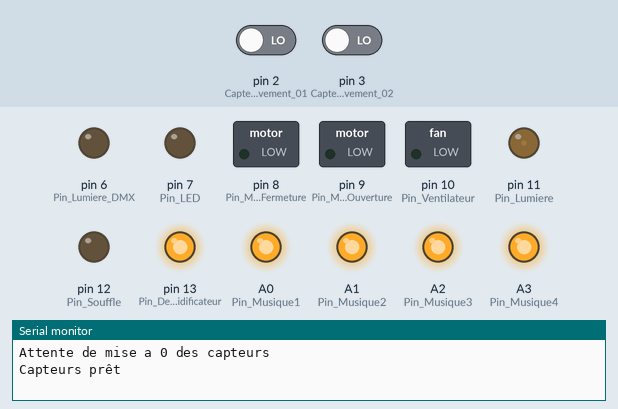
Simulated run of this sketch. Board: Arduino Uno, built with avr-gcc and run on an emulated ATmega328P. Shown: switched loads named in the sketch (green lamp = pin HIGH), output pins drawn as LEDs (lit = HIGH), the last lines printed to the serial monitor. The test bench sets the inputs (shaded band); at power-on: pin 3 (Capteur_de_mouvement_02) LOW, pin 2 (Capteur_de_mouvement_01) LOW.

Above: at 1.2 s.
1.3 s: pin 3 (Capteur_de_mouvement_02) driven HIGH
At 2.6 s:
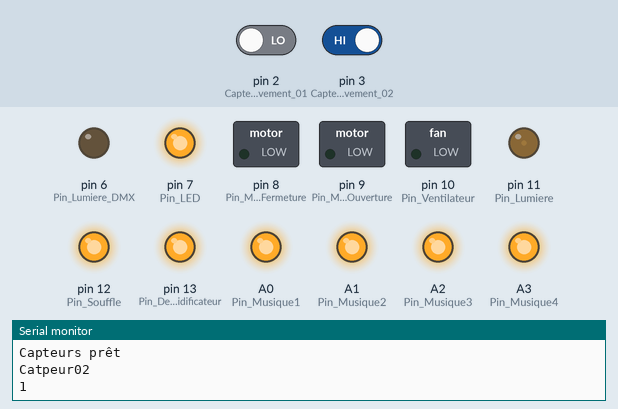
At 5.8 s:
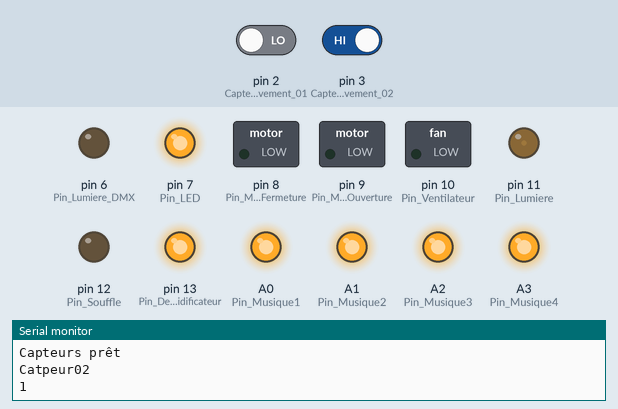
10.3 s: pin 2 (Capteur_de_mouvement_01) driven HIGH
At 24.9 s:
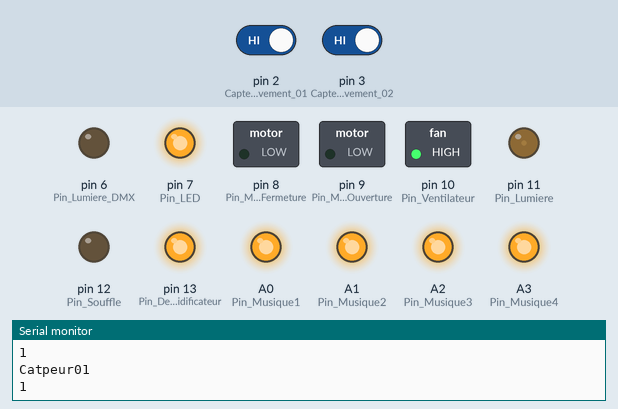
Timing chart, 0 to 35.6 s (numbered marks = the images above; inputs shaded):
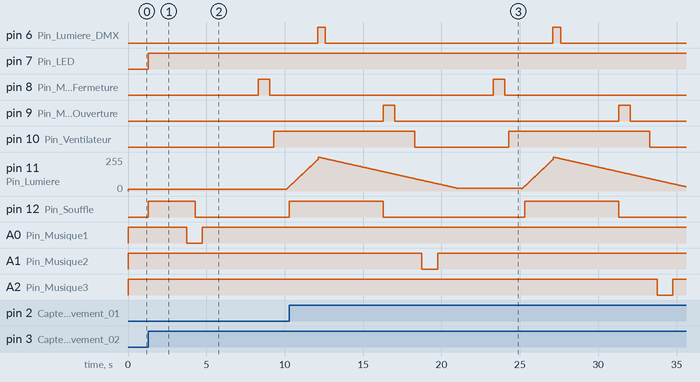

Measured:
- after the input at 1.3 s, pin 7 (Pin_LED): LOW → HIGH at once; pin 8 (Pin_Moteur_Fermeture): LOW → HIGH after 7.0 s, → LOW 0.73 s later; pin 10 (Pin_Ventilateur): LOW → HIGH after 8.0 s; pin 11 (Pin_Lumiere): moves from 13/255 to 35/255 over 0.19 s, starting after 8.8 s; pin 12 (Pin_Souffle): LOW → HIGH at once, → LOW 3.0 s later, → HIGH 6.0 s later
- by itself, pin 6 (Pin_Lumiere_DMX): alternates HIGH for 0.50 s and LOW for 14.5 s
- by itself, pin 9 (Pin_Moteur_Ouverture): alternates HIGH for 0.73 s and LOW for 14.3 s

The sketch:

Code_Salle_Numero_3.ino
```cpp
/*
  Gestion de l'électronique de la salle 3 de l'expo sur le plateosaurus

  Auteur : Dimitri Sigg

  Email : dimitri.sigg@outlook.com

  Date : 12.06.2023
*/

//Permet d'ajouter les différents paramètres de ce programme
#include "Parametre.h"
//Permet d'ajouter les différents calcules de ce programme
#include "Calcule.h"
//Permet d'ajouter les différents paramètres hardware de ce programme
#include "Hardware.h"
//Permet d'ajouter les fonctions d'initialisations
#include "Init.h"
//Permet d'ajouter les fonctions logiques principal
#include "Fonction.h"

void setup()
{
  Init();

  Timing_Warning();
}

//Main
void loop()
{

  Gestion_Capteur();

  Gestion_Lumiere();

  Gestion_Musique();

  Gestion_Souffle();

  Gestion_Diffusion();

  Gestion_Ventilateur();

  Gestion_Deshumidificateur();

  Gestion_LED();
}
```

Calcule.h
```cpp
// -------------- GESTION DES TIMINGS AUTOMATIQUE-------------------- //
/*
SOUFFLE
*/
//Combien de temps dure une expiration (Vapeur allumé)
#define Temps_Souffle Temps_Expiration
//Combien de temps dure une inspiration (Vapeur éteint)
#define Temps_Non_Souffle Temps_Inspiration
//Combien de temps se lance le souffle après la détection
#define Delay_Souffle Delay_Souffle_Start

/*
DIFFUSEUR
*/
//Combien de temps dure la pause de diffusion (Diffuseur éteint)
#define Temps_Non_Diffuseur Temps_Inspiration + Temps_Expiration - Temps_Diffuseur
//Combien de temps se lance la lumière après la détection
#define Delay_Diffuseur Delay_Souffle + Delay_Diffuseur_Start

/*
VENTILATEUR
*/
//Combien de temps se lance le ventilateur après la détection
#define Delay_Ventilateur Delay_Souffle + Delay_Ventilateur_Start
//Combien de temps dure la pause de ventilation (Ventilateur éteint)
#define Temps_Non_Ventilateur Temps_Inspiration + Temps_Expiration - Temps_Ventilateur
//Temps actif du ventilateur sur 100
#define Vitesse_Ventilateur_Up 10 * Vitesse_Ventilateur
//Temps inactif du ventilateur sur 100
#define Vitesse_Ventilateur_Down 1000 - 10 * Vitesse_Ventilateur

/*
LUMIERE
*/
//Après combien de temps on lance le cycle de lumière après une détection
#define Delay_Lumiere Delay_Souffle + Delay_Lumiere_Start
//Pendant combien de temps la sortie DMX va être active pour simuler un clavier
#define Temps_DMX 500

/*
MUSIQUE
*/
//Combien de temps se lance la musique après la détection
#define Delay_Musique Delay_Souffle + Delay_Musique_Start
```

Fonction.h
```cpp
#ifndef Fonction_h
#define Fonction_h

/*
DESCRIPTION

Les fichiers Fonction gèrent le gros du programme.
C'est ici que l'on va, pour chaque périphérique, choisir quand lire, allumer, éteindre, ext...
Toute la logique est donc ici.
*/

//Déclaration des variables de Fonction.ino

//Capteur
bool Old_State_Capteur01 = 0;
bool Old_State_Capteur02 = 0;
unsigned long Timer_Temps_Detection_max = 0;
bool Mouvement = 0;

//Lumière
bool Old_State_Timer_Delay_Lumiere = 0;
unsigned long Timer_Delay_Lumiere = 0;
unsigned long Timer_Temps_Lumiere_Up_Save = 0;
unsigned long Timer_Temps_Lumiere_Down_Save = 0;
unsigned long Timer_Temps_Lumiere_Up = 0;
unsigned long Timer_Temps_Lumiere_Down = 0;
unsigned long Timer_Temps_Lumiere_Pause = 0;
unsigned long Timer_Temps_Lumiere_DMX = 0;
int Lumiere_Down = 0;
int Lumiere_Up = 0;

//Musique
bool Old_State_Timer_Delay_Musique = 0;
unsigned long Timer_Delay_Musique = 0;
unsigned long Timer_Ajuste_Musique = 0;
unsigned long Timer_Stop_Musique = 0;
int Nb_Musique = 0;

//Souffle
bool Old_State_Timer_Delay_Souffle = 0;
unsigned long Timer_Delay_Souffle = 0;
unsigned long Timer_Temps_Souffle = 0;
unsigned long Timer_Temps_Non_Souffle = 0;
unsigned long Timer_Security_Souffle = 0;

//Diffuseur
bool Old_State_Timer_Delay_Diffuseur = 0;
unsigned long Timer_Delay_Diffuseur = 0;
unsigned long Timer_Temps_Diffuseur = 0;
unsigned long Timer_Temps_Non_Diffuseur = 0;
unsigned long Timer_Mouvement_Moteur = 0;
bool Old_State_Security_Diffuseur = 0;
int State_Diffuseur = 2;
int Moteur_Security = 0;

//ventilateur
bool Old_State_Timer_Delay_Ventilateur = 0;
unsigned long Timer_Delay_Ventilateur = 0;
unsigned long Timer_Temps_Ventilateur = 0;
unsigned long Timer_Temps_Non_Ventilateur = 0;
unsigned long Timer_Vitesse_Ventilateur_Up = 0;
unsigned long Timer_Vitesse_Ventilateur_Down = 0;

//deshumidifiacteur
bool Old_State_Timer_Delay_Deshumidificateur = 0;
unsigned long Timer_Delay_Deshumidificateur = 0;

//Fonction du fichier Fonction.ino

  /*
  Cette fonction gère les capteurs.
  Elle est programmée pour que tant qu'il ait un des deux capteurs qui perçois un mouvement, Le programme considère qu'il ait une personne dans la pièce.
  Dans le cas où les capteurs ne détectent plus personne du a l'absence de cette dernière,
  un paramètre dans Paramere.h permet de prolonger l'état ou le programme considère qu'il y ai une personne dans la pièce.
  Si aucun capteur ne détecte un mouvement et que le delay de prolongation est terminer, le programme indiquera que la pièce est vide.
  */
  void Gestion_Capteur();
  /*
  Cette fonction gère la lumière.
  Grace à des paramètres dans parametre.h on peut choisi :
  - l'intensité de la lumière quand elle est forte
  - l'intensité de la lumière quand elle est faible
  - Le temps que la lumière passe de faible à fort
  - Le temps que la lumière passe de fort à faible
  - Le temps que la lumière reste faible avant de repartir
  - Le delay pour que la lumière s'allume par rapport au début du souffle
  */
  void Gestion_Lumiere();
  /*
  Cette fonction gère la musique (bruit de respiration).
  Grace à un paramètre dans parametre.h on peut choisi :
  - Le delay pour que la musique s’enclenche par rapport au début du souffle
  La musique possède 4 tracks qui tourne l'une après les autres.
  */
  void Gestion_Musique();
  /*
  Cette fonction gère le souffle (souffle du dinosaure produit par une projection de vapeur d'eau).
  Grace à des paramètres dans parametre.h on peut choisi :
  - Le delay pour que le souffle se lance par rapport à la détection d'une personne
  - Le temps que le souffle est actif
  Le souffle est fait d'une phase d'expiration (vapeur d'eau) et d'une phase d'inspiration (calme).
  */
  void Gestion_Souffle();
  /*
  Cette fonction gère la diffusion (ouverture du contenant de l'odeur).
  Grace à des paramètres dans parametre.h on peut choisi :
  - Le delay pour que la diffusion s’enclenche par rapport au début du souffle
  - Le temps que la diffusion est active
  La diffusion est faite d'une phase d'ouverture (contenant ouvert) et d'une phase de fermeture (contenant fermé).
  */
  void Gestion_Diffusion();
  /*
  Cette fonction gère le ventilateur (le ventilateur qui sort l'aire du contenant de du diffuseur et les ventilateurs qui projettent l'aire dans la pièce).
  Grace à des paramètres dans parametre.h on peut choisi :
  - Le delay pour que les ventilateurs s’enclenchent par rapport au début du souffle
  - Le temps que les ventilateurs sont activés
  La ventilation est faite d'une phase de fonctionnement (ventilateur ON) et d'une phase d'arrêt (ventilateur OFF).
  */
  void Gestion_Ventilateur();
  /*
  Cette fonction gère la déshumidification.
  Grace à des paramètres dans parametre.h on peut choisi :
  - Le delay pour que les déshumidifications s’enclenchent par rapport à la fin de la détection d'une personne
  Même une fois la prise de l'alimentation du Arduino retiré, le déshumidificateur fonctionne toujours pour qu'il soit active la nuit
  */
  void Gestion_Deshumidificateur();
  /*
  Cette fonction gère une led
  La led s'allume si le programme considère qu'une personne est détecter dans la pièce. Et inversement.
  */
  void Gestion_LED();

#endif
```

Hardware.h
```cpp
#ifndef Hardware_h
#define Hardware_h

/*
DESCRIPTION

Les fichiers Hardware gèrent tout ce qui concerne la partie physique.
C'est ici qu'on gère les assignations des pins.
On crée les fonctions qui permet de contrôler les périphériques au bas niveau.
Les périphériques sont activés ou désactiver en fonction des paramètres du Parametre.h
*/

//Define pin d'entrée :
  #define Capteur_de_mouvement_01 2
  #define Capteur_de_mouvement_02 3

//Define pin de sortie
  #define Pin_Musique1 A0
  #define Pin_Musique2 A1
  #define Pin_Musique3 A2
  #define Pin_Musique4 A3
  #define Pin_Lumiere_DMX 6
  #define Pin_LED 7
  #define Pin_Moteur_Fermeture 8
  #define Pin_Moteur_Ouverture 9
  #define Pin_Ventilateur 10
  #define Pin_Lumiere 11
  #define Pin_Souffle 12
  #define Pin_Deshumidificateur 13

//Define valeur static
  #define Temps_Moteur 730

//Fonction du fichier Hardware.ino
  /*
  Récupère la valeur du capteur 1.
  bool : La valeur du capteur.
  */
  bool Fonction_Catpeur01();
  /*
  Récupère la valeur du capteur 2.
  bool : La valeur du capteur.
  */
  bool Fonction_Catpeur02();
  /*
  Gère l'intensité de la lumière
  (int) : Valeur de l'intensité
  */
  void Fonction_Lumiere(int);
    /*
  Allume ou éteint la lumière contrôlé par DMX.
  (bool) : L'état qui va être donnée à la lumière DMX.
  */
  void Fonction_Lumiere_DMX(bool);
    /*
  Allume ou éteint la Musique.
  (int) : Le numéro de la tracks à jouer.
  */
  void Fonction_Musique(int);
  /*
  Ferme le diffuseur.
  (bool) : La valeur qui va être donnée au diffuseur.
  */
  void Fonction_Moteur_Fermeture(bool);
  /*
  Ouvre le diffuseur.
  (bool) : La valeur qui va être donnée au diffuseur.
  */
  void Fonction_Moteur_Ouverture(bool);
  /*
  Allume ou éteint le souffle.
  (Bool) : La valeur qui va être donnée au souffle.
  */
  void Fonction_Souffle(bool);
  /*
  Allume ou éteint le ventilateur.
  (Bool) : La valeur qui va être donnée au ventilateur.
  */
  void Fonction_Ventilateur(bool);
  /*
  Allume ou éteint le Deshumidificateur.
  (bool) : L'état qui va être donnée au Deshumidificateur.
  */
  void Fonction_Deshumidificateur(bool);
  /*
  Allume ou éteint la LED.
  (bool) : L'état qui va être donnée à la LED.
  */
  void Fonction_LED(bool);

#endif
```

Hardware.ino
```cpp
#include "Hardware.h"

bool Fonction_Catpeur01()
{
  if(Detecteur_1)
  {
    return digitalRead(Capteur_de_mouvement_01);
  }
  else
  {
    return 0;
  }
}

bool Fonction_Catpeur02()
{
  if(Detecteur_2)
  {
    return digitalRead(Capteur_de_mouvement_02);
  }
  else
  {
    return 0;
  }
}

void Fonction_Lumiere(int state)
{
  if(Lumiere)
  {
      analogWrite(Pin_Lumiere,state);
  }
  else
  {
      analogWrite(Pin_Lumiere,0);
  }
}

void Fonction_Lumiere_DMX(bool state)
{
  if(Lumiere_DMX)
  {
    digitalWrite(Pin_Lumiere_DMX,state);
  }
  else
  {
    digitalWrite(Pin_Lumiere_DMX,0);
  }
}

void Fonction_Musique(int Type_Musique)
{
  if(Musique)
  {
    if(Type_Musique != 0)
    {
      if(Type_Musique == 1)
      {
        digitalWrite(Pin_Musique1, LOW);
      }
      else if(Type_Musique == 2)
      {
        digitalWrite(Pin_Musique2, LOW);
      }
      else if(Type_Musique == 3)
      {
        digitalWrite(Pin_Musique3, LOW);
      }
      else if(Type_Musique == 4)
      {
        digitalWrite(Pin_Musique4, LOW);
      }
    }
    else
    {
      digitalWrite(Pin_Musique1, HIGH);
      digitalWrite(Pin_Musique2, HIGH);
      digitalWrite(Pin_Musique3, HIGH);
      digitalWrite(Pin_Musique4, HIGH);
    }
  }
  else
  {
    digitalWrite(Pin_Musique1, HIGH);
    digitalWrite(Pin_Musique2, HIGH);
    digitalWrite(Pin_Musique3, HIGH);
    digitalWrite(Pin_Musique4, HIGH);
  }
}

void Fonction_Souffle(bool state)
{
  if(Souffle)
  {
    if(state)
    {
      digitalWrite(Pin_Souffle,HIGH);
    }
    else
    {
      digitalWrite(Pin_Souffle,LOW);
    }
  }
  else
  {
    digitalWrite(Pin_Souffle,LOW);
  }
}

void Fonction_Moteur_Fermeture(bool state)
{
  if(Diffuseur)
  {
    if(state == 1)
    {
      digitalWrite(Pin_Moteur_Fermeture, HIGH);
    }
    else
    {
      digitalWrite(Pin_Moteur_Fermeture, LOW);
    }
  }
  else
  {
    digitalWrite(Pin_Moteur_Fermeture, LOW);
  }
}

void Fonction_Moteur_Ouverture(bool state)
{
  if(Diffuseur)
  {
    if(state == 1)
    {
      digitalWrite(Pin_Moteur_Ouverture, HIGH);
    }
    else
    {
      digitalWrite(Pin_Moteur_Ouverture, LOW);
    }
  }
  else
  {
    digitalWrite(Pin_Moteur_Ouverture, LOW);
  }
}

void Fonction_Ventilateur(bool state)
{
  if(Ventilateur)
  {
    if(state == 1)
    {
      digitalWrite(Pin_Ventilateur, HIGH);
    }
    else
    {
      digitalWrite(Pin_Ventilateur, LOW);
    }
  }
  else
  {
    digitalWrite(Pin_Ventilateur, LOW);
  }
}

void Fonction_Deshumidificateur(bool state)
{
  if(Deshumidificateur)
  {
    if(state == 1)
    {
      digitalWrite(Pin_Deshumidificateur, LOW);
    }
    else
    {
      digitalWrite(Pin_Deshumidificateur, HIGH);
    }
  }
  else
  {
    digitalWrite(Pin_Deshumidificateur, HIGH);
  }
}

void Fonction_LED(bool state)
{
  if(LED)
  {
    digitalWrite(Pin_LED,state);
  }
  else
  {
    digitalWrite(Pin_LED,0);
  }
}
```

Init.h
```cpp
#ifndef Init_h
#define Init_h

/*
DESCRIPTION

Les fichiers Init gèrent tout ce qui concerne la partie d'initialisation.
On crée les fonctions qui permet d'initialiser les périphériques et les rendre prêt à l'utilisation.
On gère aussi ici les différentes erreurs de timing qui pourrai avoir eu lieu dans Parametre.h
*/

//Délaration des variables de Init.ino
bool Led_Blink = 0;

//Fonction du fichier Hardware.ino

  /*
  Gère les pinModes en entrée ou en sortie.
  Initialiser les périphériques dans un état éteint.
  */
  void Init();
  /*
  Gère les timings issus de Parmetre.h et Calcule.h
  Il se peut que des temps ne sois pas cohérant entre eux.
  S’il y a des erreurs il les indique dans la console (serial monitor 9600 baudes).
  Liste non exhaustive
  */
  void Timing_Warning();

#endif
```

Init.ino
```cpp
#include "Init.h"

void Init()
{
  //INPUT
  pinMode(Capteur_de_mouvement_01, INPUT);
  pinMode(Capteur_de_mouvement_02, INPUT);

  //OUTPUT
  pinMode(Pin_Lumiere, OUTPUT);
  pinMode(Pin_Musique1, OUTPUT);
  pinMode(Pin_Musique2, OUTPUT);
  pinMode(Pin_Musique3, OUTPUT);
  pinMode(Pin_Musique4, OUTPUT);
  pinMode(Pin_Lumiere_DMX, OUTPUT);
  pinMode(Pin_Moteur_Fermeture,OUTPUT);
  pinMode(Pin_Moteur_Ouverture,OUTPUT);
  pinMode(Pin_Souffle, OUTPUT);
  pinMode(Pin_Ventilateur, OUTPUT);
  pinMode(Pin_Deshumidificateur, OUTPUT);
  pinMode(Pin_LED, OUTPUT);

  //Etat des pins au démarrage
  analogWrite(Pin_Lumiere,Intensitie_Lumiere_Faible);
  digitalWrite(Pin_Musique1, HIGH);
  digitalWrite(Pin_Musique2, HIGH);
  digitalWrite(Pin_Musique3, HIGH);
  digitalWrite(Pin_Musique4, HIGH);
  digitalWrite(Pin_Lumiere_DMX, LOW);
  digitalWrite(Pin_Moteur_Fermeture, LOW);
  digitalWrite(Pin_Moteur_Ouverture, LOW);
  digitalWrite(Pin_Souffle,LOW);
  digitalWrite(Pin_Ventilateur, LOW);
  digitalWrite(Pin_Deshumidificateur, HIGH);
  digitalWrite(Pin_LED, LOW);

  //Permet de communiqué sur le port série a 9600 bauds
  Serial.begin(9600);

  if(Mode_Test == 1)
  {
    Serial.println("Mode test capteur a 1 en continu");
  }
  else
  {
    Serial.println("Attente de mise a 0 des capteurs");

    while(digitalRead(Capteur_de_mouvement_02) == 1 || digitalRead(Capteur_de_mouvement_01) == 1)
    {
      delay(100);

      if(Led_Blink == 0)
      {
        Led_Blink = 1;
        digitalWrite(Pin_LED, HIGH);
      }
      else
      {
        Led_Blink = 0;
        digitalWrite(Pin_LED, LOW);
      }

      Serial.println("Catpeur01 Init");
      Serial.println(digitalRead(Capteur_de_mouvement_02));
      Serial.println("Catpeur02 Init");
      Serial.println(digitalRead(Capteur_de_mouvement_02));
    }

    Serial.println("Capteurs prêt");
  }

  //Pour éviter que les timers prennent comme 1ère valeur 0 dans le millis();
  delay(1);
}

void Timing_Warning()
{
  //Verification des timing
  if(Temps_Inspiration + Temps_Expiration != 15000)
  {
     Serial.println("Erreur Temps_Inspiration + Temps_Expiration =! 15000");
  }

  if(Intensitie_Lumiere_Forte > 255 || Intensitie_Lumiere_Forte < 0)
  {
     Serial.println("Valeur de Intensitie_Lumiere_Fort problématique");
  }

  if(Intensitie_Lumiere_Faible > 255 || Intensitie_Lumiere_Forte < 0)
  {
     Serial.println("Valeur de Intensitie_Lumiere_Faible problématique");
  }

  if(Detecteur_1 == 0 && Detecteur_2 == 0)
  {
    Serial.println("Aucun capteur activé");
  }

  if(Temps_Inspiration + Temps_Expiration - Delay_Lumiere_Start < 0 || Delay_Lumiere_Start < 0)
  {
    Serial.println("Delay_Lumiere problématique");
  }

  if(Temps_Inspiration + Temps_Expiration - Delay_Ventilateur_Start < 0 || Delay_Ventilateur_Start < 0)
  {
    Serial.println("Delay_Ventilateur problématique");
  }

  if(Temps_Inspiration + Temps_Expiration - Delay_Diffuseur_Start < 0 || Delay_Diffuseur_Start < 0)
  {
    Serial.println("Delay_Diffuseur problématique");
  }

  if(Temps_Inspiration + Temps_Expiration - Delay_Souffle_Start < 0 || Delay_Souffle_Start < 0)
  {
    Serial.println("Delay_Souffle problématique");
  }

  if(Temps_Inspiration + Temps_Expiration - Delay_Musique_Start < 0 || Delay_Musique_Start < 0)
  {
    Serial.println("Delay_Musique problématique");
  }

  if(Temps_Souffle != Temps_Expiration)
  {
    Serial.println("Valeur de calcule.h modifié ! Temps_Souffle");
  }

  if(Security_Souffle >= Temps_Inspiration)
  {
    Serial.println("Security_Souffle chevauche Temps_Inspiration");
  }

  if(Vitesse_Ventilateur < 0 || Vitesse_Ventilateur > 100)
  {
    Serial.println("Vitesse_Ventilateur problématique");
  }

  if(Temps_Lumiere_Forte + Temps_Lumiere_Faible + Temps_Lumiere_Pause != Temps_Inspiration + Temps_Expiration)
  {
    Serial.println("Temps_Lumiere_Forte + Temps_Lumiere_Faible + Temps_Lumiere_Pause != Temps_Inspiration + Temps_Expiration");
  }

  if(Delay_Deshumidificateur < 0 || Temps_Lumiere_Forte < 0 || Temps_Lumiere_Faible < 0 || Temps_Lumiere_Pause < 0 || Temps_Inspiration < 0 || Temps_Expiration < 0 || Security_Souffle < 0 || Temps_Detection_max < 0 || Mode_Test < 0)
  {
    Serial.println("Valeur négative");
  }
}
```

Source omitted: Fonction.ino (16007 bytes), Parametre.h (2984 bytes)
